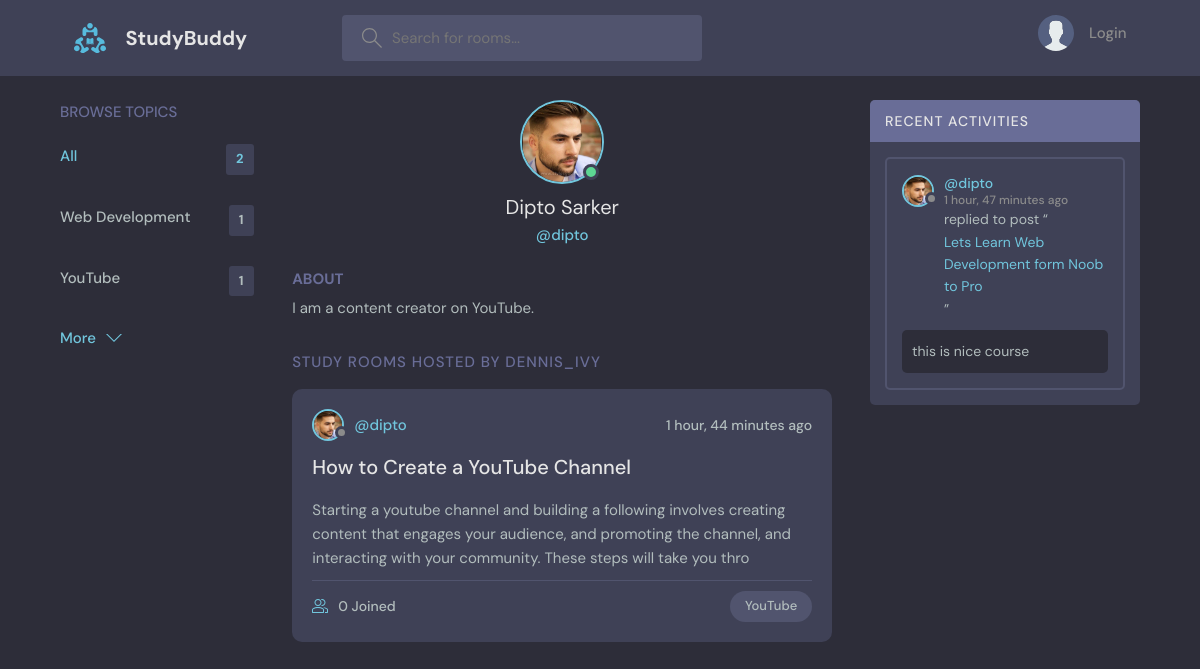
The app's page /profile/2/ with its own data.
### base/models.py (models this page shows, shortened)
class Topic(models.Model):
    name = models.CharField(max_length=200)

class User(AbstractUser):
    name = models.CharField(max_length=200,null=True)
    email = models.EmailField(unique=True)
    bio = models.TextField(null=True)
    avatar = models.ImageField(upload_to='avatar/',null=True,default="avatar.svg")
    USERNAME_FIELD = 'email'
    REQUIRED_FIELDS = []

class Room(models.Model):
    host = models.ForeignKey(User, on_delete=models.SET_NULL, null=True)
    topic = models.ForeignKey(Topic, on_delete=models.SET_NULL, null=True)
    name = models.CharField(max_length=200)
    description = models.TextField(null=True,blank=True)
    participants = models.ManyToManyField(User,related_name='participants',blank=True)
    update = models.DateTimeField(auto_now=True)
    created = models.DateTimeField(auto_now_add=True)
    class Meta:
        ordering = ['-update','-created']

class Message(models.Model):
    user = models.ForeignKey(User,on_delete=models.CASCADE)
    room = models.ForeignKey(Room, on_delete=models.CASCADE)
    body = models.TextField()
    update = models.DateTimeField(auto_now=True)
    created = models.DateTimeField(auto_now_add=True)
    class Meta:
        ordering = ['-update','-created']

### base/views.py (the view)
# urls.py: path('profile/<str:pk>/',views.userProfile,name="user_profile"),
def userProfile(request,pk):
    user = User.objects.get(id=pk)
    rooms = user.room_set.all()
    room_messages = user.message_set.all()
    topics = Topic.objects.all()
    context = {'user':user,'rooms':rooms,'room_messages':room_messages,'topics':topics}
    return render(request,'base/profile.html',context)

### base/templates/base/profile.html (shortened to what this page needs)
{% extends 'main.html' %}
{% load static %}
{% block content %}
<main class="profile-page layout layout--3">
  <div class="container">
    {% include 'topics_component.html' %}
    <div class="roomList">
      <div class="profile">
        <div class="profile__avatar">
          <div class="avatar avatar--large active">
            <img src="{{user.avatar.url}}" />
          </div>
        </div>
        <div class="profile__info">
          <h3>{{user.name}}</h3>
          <p>@{{user.username}}</p>
        </div>
        <div class="profile__about">
          <h3>About</h3>
          <p>
            {{user.bio}}
          </p>
        </div>
      </div>
      <div class="roomList__header">
        <div>
          <h2>Study Rooms Hosted by dennis_ivy</a>
          </h2>
        </div>
      </div>
      {% include 'feed_component.html' %}
    </div>
    {% include 'activity_component.html' %}
  </div>
</main>
{% endblock %}

### templates/main.html (shortened to what this page needs)
<!DOCTYPE html>
{% load static %}
<html lang="en">
<head>
    <link rel="stylesheet" href="https://cdnjs.cloudflare.com/ajax/libs/font-awesome/6.3.0/css/all.min.css" />
    <link rel="stylesheet" href="{% static 'styles/main.css' %}">
</head>
<body>
    {% include 'navbar.html' %}
    {% block content %} {% endblock %}
</body>
</html>

### templates/navbar.html (shortened to what this page needs)
{% load static %}
<header class="header header--loggedIn">
  <div class="container">
    <a href="{% url 'home' %}" class="header__logo">
      <img src="{% static 'images/logo.svg' %}" />
      <h1>StudyBuddy</h1>
    </a>
    <form class="header__search" method="GET" action="{% url 'home' %}">
      <label>
        <input name="q" placeholder="Search for rooms..." />
      </label>
    </form>
    <nav class="header__menu">
      {% if request.user.is_authenticated %}
      <div class="header__user">
        <a href="{% url 'update_user' %}">
          <div class="avatar avatar--medium active">
            <img src="{{request.user.avatar.url}}" />
          </div>
          <p>{{request.user.name}} <span>@{{request.user.username}}</span></p>
        </a>
        <button class="dropdown-button">
          <svg version="1.1" xmlns="http://www.w3.org/2000/svg" width="32" height="32" viewBox="0 0 32 32">
            <title>chevron-down</title>
            <path d="M16 21l-13-13h-3l16 16 16-16h-3l-13 13z"></path>
          </svg>
        </button>
      </div>
      {% else %}
      <a href="{% url 'login' %}">
        <img src="{% static 'images/avatar.svg' %}" />
        <p>Login</p>
      </a>
      {% endif %}
    </nav>
  </div>
</header>

### templates/topics_component.html
{% load static %}
<div class="topics">
    <div class="topics__header">
      <h2>Browse Topics</h2>
    </div>
    <ul class="topics__list">
      <li>
        <a href="{% url 'home' %}" class="active">All <span>{{topics.count}}</span></a>
      </li>
      {% for topic in topics %}
      <li>
        <a href="{% url 'home' %}?q={{topic.name}}">{{topic.name}} <span>{{topic.room_set.all.count}}</span></a>
      </li>
      {% endfor %}
    </ul>
    <a class="btn btn--link" href="{% url 'topics' %}">
      More
      <svg version="1.1" xmlns="http://www.w3.org/2000/svg" width="32" height="32" viewBox="0 0 32 32">
        <title>chevron-down</title>
        <path d="M16 21l-13-13h-3l16 16 16-16h-3l-13 13z"></path>
      </svg>
    </a>
  </div>

### templates/feed_component.html (shortened to what this page needs)
{% load static %}
{% for room in rooms %}
<div class="roomListRoom">
  <div class="roomListRoom__header">
    <a href="{% url 'user_profile' room.host.id %}" class="roomListRoom__author">
      <div class="avatar avatar--small">
        <img src="{{room.host.avatar.url}}" />
      </div>
      <span>@{{room.host.username}}</span>
    </a>
    <div class="roomListRoom__actions">
      <span>{{room.created|timesince}} ago</span>
    </div>
  </div>
  <div class="roomListRoom__content">
    <a href="{% url 'room' room.id %}">{{room.name}}</a>
    <p>
      {{room.description|slice:"200"}}
    </p>
  </div>
  <div class="roomListRoom__meta">
    <a href="{% url 'room' room.id %}" class="roomListRoom__joined">
      {{room.participants.count}} Joined
    </a>
    <p class="roomListRoom__topic">{{room.topic.name}}</p>
  </div>
</div>
{% endfor %}

### templates/activity_component.html (shortened to what this page needs)
{% load static %}
<div class="activities">
  <div class="activities__header">
    <h2>Recent Activities</h2>
  </div>
  {% for message in room_messages %}
  <div class="activities__box">
    <div class="activities__boxHeader roomListRoom__header">
      <a href="{% url 'user_profile' message.user.id %}" class="roomListRoom__author">
        <div class="avatar avatar--small">
          <img src="{{message.user.avatar.url}}" />
        </div>
        <p>
          @{{message.user.username}}
          <span>{{message.created|timesince}} ago</span>
        </p>
      </a>
    </div>
    <div class="activities__boxContent">
      <p>replied to post “<a href="{% url 'room' message.room.id %}">{{message.room.name}}</a>”</p>
      <div class="activities__boxRoomContent">
        {{message.body|slice:"50"}}
      </div>
    </div>
  </div>
  {% endfor %}
</div>

### records on screen
Topic: name "Web Development", room_set.all.count "1"
Topic: name "YouTube", room_set.all.count "1"
User: avatar (picture), name "Dipto Sarker", username "dipto", bio "I am a content creator on YouTube."
Room: host.avatar (picture), host.username "dipto", created "1 hour, 44 minutes", name "How to Create a YouTube Channel", description "Starting a youtube channel and building a following involves creating content that engages your audience, and promoting the channel, and interacting with your community. These steps will take you thro", participants.count "0", topic.name "YouTube"
Message: user.avatar (picture), user.username "dipto", created "1 hour, 47 minutes", room.name "Lets Learn Web Development form Noob to Pro", body "this is nice course"

### other values on screen
{{ topics.count }} "2"
